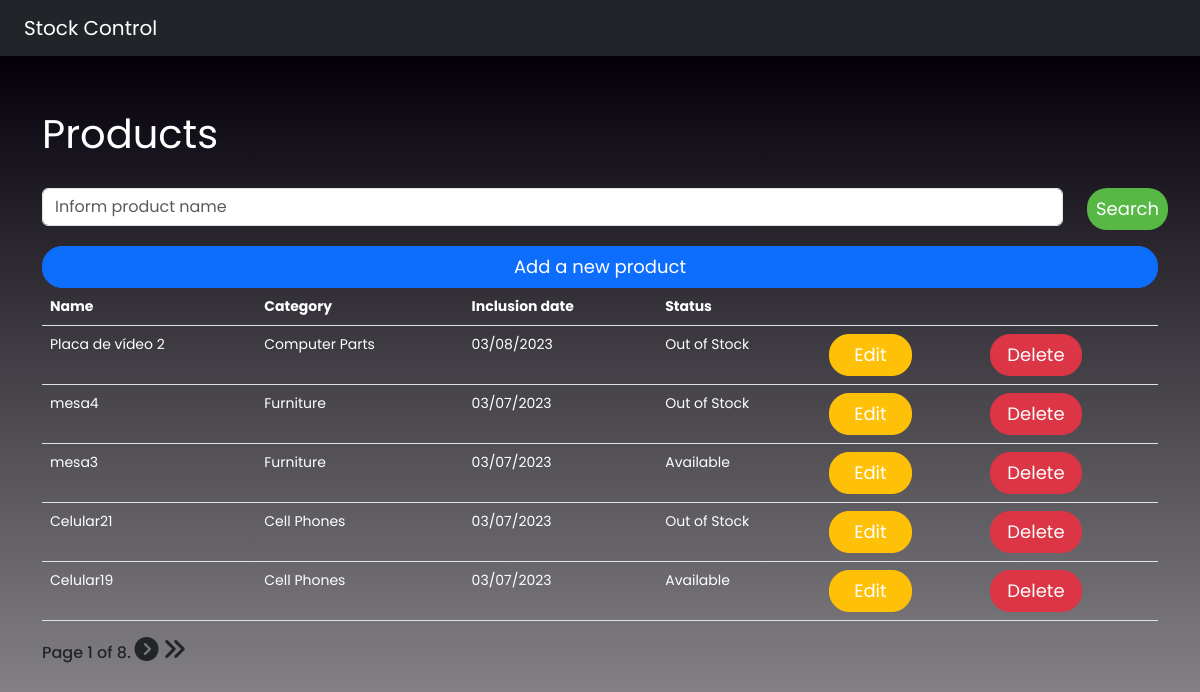
Before: /products/ with the older database file.
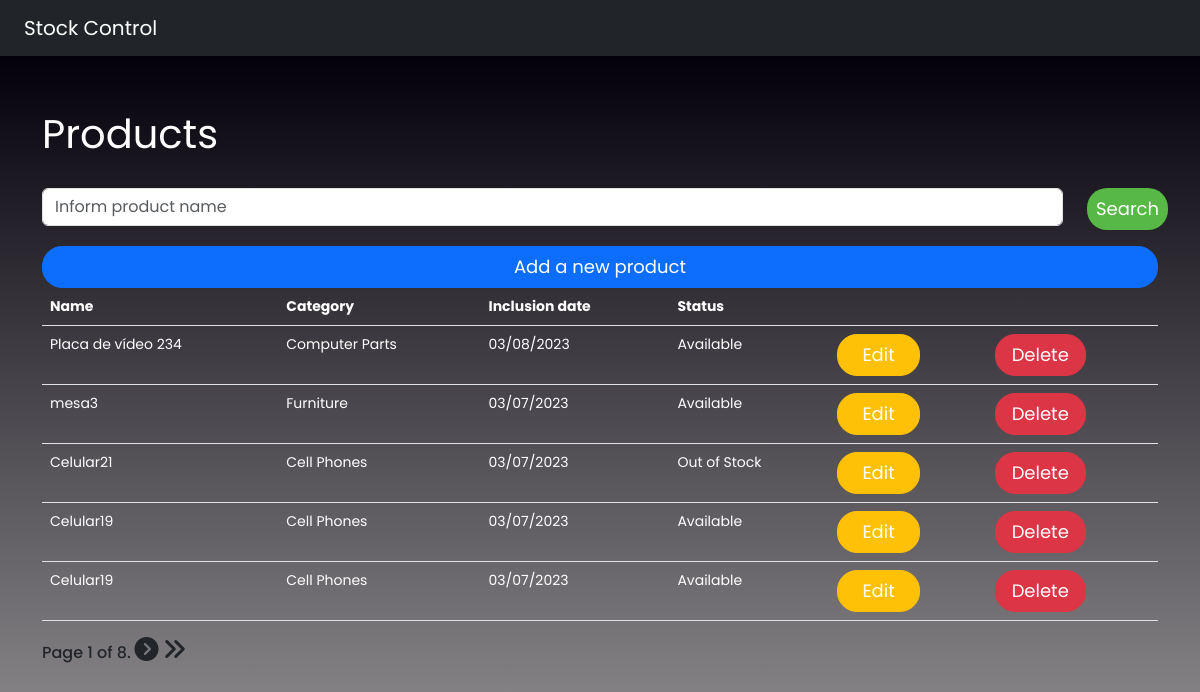
After: the same page with the newer database file.
### stock_app/models.py (models this page shows)
class Products(models.Model):
    class Categories(models.TextChoices):
        CELL_PHONES = "Cell Phones"
        APPLIANCES = "Appliances"
        COMP_PARTS = "Computer Parts"
        FURNITURE = "Furniture"
    status = models.BooleanField(default=False, verbose_name=f"Status: Out of Stock / Available")
    name = models.CharField(max_length=250, null=False)
    category = models.CharField(max_length=50, choices=Categories.choices)
    creation_date = models.DateField(auto_now_add=True)

### stock_app/views.py (the view)
# urls.py: path("products/", products, name="products"),
def products(request):
    products = Products.objects.all().order_by('-id')
    queryset = request.GET.get('q')
    if queryset:
        products = Products.objects.filter(
            Q(status__icontains=queryset)|
            Q(name__icontains=queryset)|
            Q(category__icontains=queryset)
        )
    paginator = Paginator(products, 5)
    page = request.GET.get('page')
    products = paginator.get_page(page)
    return render(request, "products/products.html", {"products": products})

### templates/products/products.html (shortened to what this page needs)
{% extends "base.html" %}
{% block content %}
<div class="container">
    <div class="py-4"></div>
    <p class="mb-4 text-white fs-1 fw-normal">Products</p>
    <form method="GET">
        <div class="row">
            <div class="form-group col-11" id="message">
                <input class="form-control" type="search" placeholder="Inform product name" name="q" value="{{request.GET.q}}">
            </div>
            <div class="form-group col-1 d-grid">
                <button class="btn btn--pill btn--green px-2 mx-0">Search</button>
            </div>
        </div>
    </form>
    <div class="row">
        <div class="d-grid gap-2">
            <a class="mt-3 btn btn--pill btn-primary" href="{% url 'add_products' %}">Add a new product</a>
        </div>
    </div>
    <table class="table table-head">
        <thead>
            <tr class="text-white">
                <th>Name</th>
                <th>Category</th>
                <th>Inclusion date</th>
                <th>Status</th>
                <th></th>
                <th></th>
            </tr>
        </thead>
        <tbody>
            {% for product in products %}
            <tr style="color: #fff;">
                <td>{{product.name}}</td>
                <td>{{product.category}}</td>
                <td>{{product.creation_date|date:"m/d/Y"}}</td>
                {% if product.status == True %}
                    <td>Available</td>
                {% else %}
                    <td>Out of Stock</td>
                {% endif %}
                <td><a class="px-4 btn btn--pill btn-warning" href="/edit_product/{{product.id}}">Edit</a></td>
                <td><a class="px-3 btn btn--pill btn-danger" href="/remove_product/{{product.id}}">Delete</a></td>
            </tr>
            {% endfor %}
        </tbody>
    </table>
    <div class="pagination">
        <span class="step-links">
            <div class="d-inline-flex bd-highlight">
                <span class="h6 current">
                    Page {{ products.number }} of {{ products.paginator.num_pages }}.
                </span>
            </div>
            {% if products.has_next %}
                <a href="?page={{ products.next_page_number }}"><i class="h4 text-dark fa-solid fa-circle-chevron-right"></i></a>
                <a href="?page={{ products.paginator.num_pages }}&q={% if request.GET.q%}{{ request.GET.q }}{% endif %}"><i class="h4 text-dark fa-solid fa-angles-right"></i></a>
            {% endif %}
        </span>
    </div>
</div>
{% endblock content %}

### templates/base.html (shortened to what this page needs)
<!DOCTYPE html>
{% load static %}
<html lang="en">
<head>
    <link rel="stylesheet" href="{% static 'css/bootstrap.min.css' %}">
    <link href="{% static 'vendor/mdi-font/css/material-design-iconic-font.min.css' %}" rel="stylesheet" media="all">
    <link href="{% static 'vendor/font-awesome-4.7/css/font-awesome.min.css' %}" rel="stylesheet" media="all">
    <link href="{% static 'vendor/select2/select2.min.css' %}" rel="stylesheet" media="all">
    <link href="{% static 'vendor/datepicker/daterangepicker.css' %}" rel="stylesheet" media="all">
    <link href="{% static 'css/main.css' %}" rel="stylesheet" media="all">
</head>
<body>
    <div>
        <nav class="navbar navbar-expand-sm navbar-dark bg-dark mb-0">
            <a class="mx-4 navbar-brand text-white" href="{% url 'home'%}">Stock Control</a>
        </nav>
    </div>
    <div class="page-wrapper bg-gra-01 p-t-160 p-b-100 font-poppins">
        {% block content %}
        {% endblock content %}
    </div>
</body>
</html>

### static/css/main.css (style rules this page uses)
.font-poppins { font-family: "Poppins", "Arial", "Helvetica Neue", sans-serif; }
.row { display: -webkit-box; display: -webkit-flex; display: -moz-box; display: -ms-flexbox; display: flex; -webkit-flex-wrap: wrap; -ms-flex-wrap: wrap; flex-wrap: wrap; }
html { -webkit-box-sizing: border-box; -moz-box-sizing: border-box; box-sizing: border-box; }
* { padding: 0; margin: 0; }
*, *:before, *:after { -webkit-box-sizing: inherit; -moz-box-sizing: inherit; box-sizing: inherit; }
body, h1, h2, h3, h4, h5, h6, blockquote, p, pre, dl, dd, ol, ul, figure, hr, fieldset, legend { margin: 0; padding: 0; }
table { border-collapse: collapse; border-spacing: 0; }
button { outline: none; background: none; border: none; }
.page-wrapper { min-height: 100vh; }
body { font-family: "Poppins", "Arial", "Helvetica Neue", sans-serif; font-weight: 400; font-size: 14px; }
.bg-gra-01 { background: -webkit-gradient(linear, left bottom, left top, from(#a5a2a4), to(#03000a)); background: -webkit-linear-gradient(bottom, #a5a2a4 0%, #03000a 100%); background: -moz-linear-gradient(bottom, #a5a2a4 0%, #03000a 100%); background: -o-linear-gradient(bottom, #a5a2a4 0%, #03000a 100%); background: linear-gradient(to top, #a5a2a4 0%, #03000a 100%); }
.p-b-100 { padding-bottom: 100px; }
.btn { display: inline-block; line-height: 40px; padding: 0 33px; font-family: Poppins, Arial, "Helvetica Neue", sans-serif; cursor: pointer; color: #fff; -webkit-transition: all 0.4s ease; -o-transition: all 0.4s ease; -moz-transition: all 0.4s ease; transition: all 0.4s ease; font-size: 18px; }
.btn--pill { -webkit-border-radius: 20px; -moz-border-radius: 20px; border-radius: 20px; }
.btn--green { background: #57b846; }
input { outline: none; margin: 0; border: none; -webkit-box-shadow: none; -moz-box-shadow: none; box-shadow: none; width: 100%; font-size: 14px; font-family: inherit; }

Changed rows visible on the page:
removed Products: name "mesa4", category "Furniture", creation_date "03/07/2023", status "Out of Stock"
changed Products "Computer Parts": name "Placa de vídeo 2" → "Placa de vídeo 234"; status "Out of Stock" → "Available"
now on this page (row unchanged): Products: name "Celular19", category "Cell Phones", creation_date "03/07/2023", status "Available"
